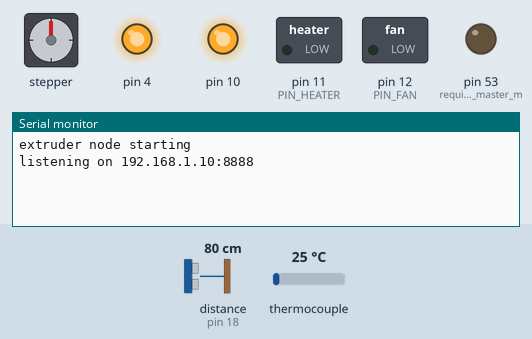
A sketch run on a simulated Arduino Mega 2560, built with avr-gcc and run on an emulated ATmega2560. On the bench: stepper motor, switched loads named in the sketch (green lamp = pin HIGH), output pins drawn as LEDs (lit = HIGH), the last lines printed to the serial monitor. Wiring (inferred from the names in the program): range finder with pulse-width output: data pin 18; stepper motor driver (200 steps per turn assumed): step pin 5; direction pin 6; enable pin 7. The inputs (shaded band) are chosen by the test bench; at power-on: thermocouple 25 °C, distance to the obstacle (sensor on pin 18) 80 cm. WiFi joins after 1.5 s; servers stay silent unless stated; pins used as bus, display or sensor lines are not drawn.

Above: at 1.2 s.
1.3 s: thermocouple set to 47 °C
At 2.8 s:
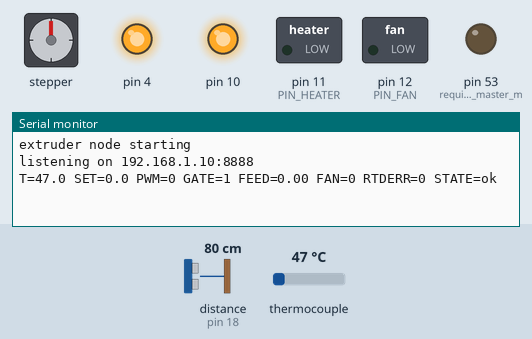
4.3 s: thermocouple set to 55 °C
At 7.1 s:
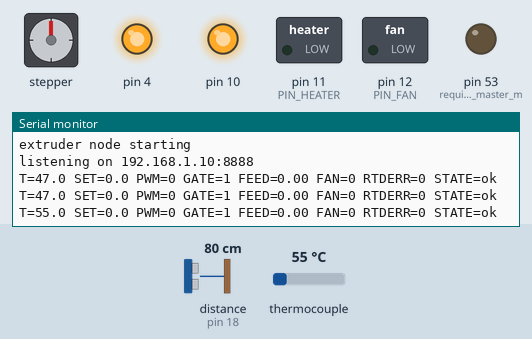

Measured:
- after the input at 1.3 s, the serial monitor: prints a new line after 0.70 s (image 1)
- after the input at 4.3 s, the serial monitor: prints a new line after 1.7 s (image 2)

The sketch:

extruder_node.ino
```cpp
/*
  extruder_node.ino
  Toolhead controller for the 6-axis robotic AM cell.

  Hardware
    Arduino Mega 2560 + W5100 Ethernet shield
    D18  interrupt from PC817 optocoupler   <- IRC5 digital output, extrude gate
    A0   0-5 V from the AO divider          <- IRC5 analog output, extrusion rate
    D5   TMC2209 STEP        D6  DIR        D7  EN   (EN is active LOW)
    D9   MAX31865 CS, SPI shared on 50/51/52
    D11  MOSFET 1 SIG+, heater cartridge
    D12  MOSFET 2 SIG+, part cooling fan

  Pins taken by the shield: 4, 10, 50, 51, 52, 53. Do not reuse.

  Library required: "Adafruit MAX31865" via Library Manager.

  Serial 115200. Same commands over Ethernet on port 8888.
    SET <celsius>   hotend target, e.g. SET 210
    OFF             heater off
    FAN <0-100>     part cooling fan percent
    E <mm>          jog the extruder, e.g. E 100   (used for E-step calibration)
    COLDJOG <mm>    bench test only, turns the motor with NO FILAMENT loaded
    ESTEP <n>       set steps per mm at runtime
    STATUS          one status line
    RESET           clear a latched abort

  V5 (2026-11-01): heater now driven through a NOYITO PC817 opto into the
  HiLetgo MOSFET Control plug (D11 HIGH = heater on, unchanged). A single
  MAX31865 fault read no longer aborts; it must repeat 4 reads in a row.
  STATUS adds RTDERR=<count>/<last fault code>.
*/

#include <SPI.h>
#include <Ethernet.h>
#include <Adafruit_MAX31865.h>

// =====================================================================
//  BENCH MODE SWITCH
// =====================================================================
//  1 = bench testing with a broken or missing RTD.
//        The temperature sensor is ignored entirely.
//        The heater is HARD DISABLED. SET is refused. PWM is forced to 0.
//        tempC is faked at 25 C so the cold-extrude interlock still blocks
//        the automatic gate path and the E command.
//        Only COLDJOG turns the motor. That is the whole point of this mode.
//
//  0 = normal operation. Set this back to 0 the moment the correct
//      MAX31865 board (Adafruit PID 3648, 4300 ohm reference) is fitted.
//      You cannot print in bench mode. The heater will not come on.
// =====================================================================
#define BENCH_NO_RTD 0

// ---------------- pins ----------------
const uint8_t PIN_GATE   = 18;   // hardware interrupt pin. ACTIVE LOW via the PC817.
const uint8_t PIN_RATE   = A0;
const uint8_t PIN_STEP   = 5;
const uint8_t PIN_DIR    = 6;
const uint8_t PIN_EN     = 7;
const uint8_t PIN_MAXCS  = 9;
const uint8_t PIN_HEATER = 11;
const uint8_t PIN_FAN    = 12;

// ---------------- extruder ----------------
// MEASURED 2026-10-18 on the APUS 2, not inherited. Bench method: mark the
// filament past the extruder outlet, measure outlet-to-mark, COLDJOG 50,
// measure again. First pass fed 147 mm for a commanded 50, giving
//   829 * 50 / 147 = 282
// Re-run at 282 fed 50.0 mm for a commanded 50. The 829 it replaced was the
// APUS 1 figure and was out by almost 3x.
// To recalibrate: new = old * commanded / measured. ESTEP sets it at runtime.
float    stepsPerMM     = 282.0;
const float MAX_FEED_MM_S = 10.0;   // what full scale on the analog input means
const float MIN_FEED_MM_S = 0.4;    // below this the timer cannot divide far enough

// Direction. Measured on the bench 2026-10-18: with the coils wired
// black-A2 / orange-A1 / red-B1 / blue-B2, DIR LOW is what feeds filament
// INTO the hotend. Everything above talks in "forward = positive mm" and
// this one flag does the translation, so the robot-driven path, the E
// command and COLDJOG all agree. Flip it if you ever rewire the coils.
const bool DIR_INVERT = true;

inline void setDir(bool forward) {
  digitalWrite(PIN_DIR, (forward != DIR_INVERT) ? HIGH : LOW);
}

// ---------------- PT1000 / MAX31865 ----------------
Adafruit_MAX31865 rtd = Adafruit_MAX31865(PIN_MAXCS);
const float RREF      = 4300.0;   // must match the board marking 4301
const float RNOMINAL  = 1000.0;   // PT1000 at 0 C

// ---------------- limits ----------------
const float    T_TARGET_MAX = 300.0;
const float    T_ABORT      = 320.0;
const float    T_JUMP_ABORT = 25.0;
const float    T_SENSOR_MIN = -20.0;
const float    T_SENSOR_MAX = 450.0;
const float    T_COLD_EXTRUDE = 170.0;   // refuse to step below this
const uint32_t RUNAWAY_MS   = 25000;
const float    RUNAWAY_RISE = 3.0;

// ---------------- PID ----------------
float Kp = 18.0;
float Ki = 1.2;
float Kd = 90.0;
const float I_CLAMP = 120.0;

// ---------------- network ----------------
byte      MAC[]  = { 0xDE, 0xAD, 0xBE, 0xEF, 0xBE, 0x10 };
IPAddress IP(192, 168, 1, 10);
EthernetServer server(8888);

// ---------------- state ----------------
volatile bool  gateOpen   = false;
volatile int32_t stepsLeft = 0;    // for manual jog, -1 means continuous
volatile bool  stepping   = false;

float    target   = 0.0;
float    tempC    = 0.0;
float    tempPrev = 0.0;
float    iTerm    = 0.0;
float    lastErr  = 0.0;
uint8_t  heatPwm  = 0;
uint8_t  fanPwm   = 0;
float    feedNow  = 0.0;
bool     aborted  = false;
char     abortMsg[48] = "";

// V5: one bad RTD read no longer kills the heater. A fault has to repeat on
// RTD_FAULT_LIMIT reads in a row (4 reads = 1 s) before it aborts. A faulted
// read is thrown away and the last good temperature is kept. STATUS shows how
// many were ignored and the last fault code, so a real wiring problem still shows.
const uint8_t RTD_FAULT_LIMIT = 4;
uint8_t  rtdFaultRun   = 0;
uint16_t rtdFaultCount = 0;
uint8_t  rtdLastFault  = 0;

uint32_t lastPid      = 0;
uint32_t lastReport   = 0;
uint32_t lastRate     = 0;
uint32_t runawayStart = 0;
float    runawayRef   = 0.0;

char    inBuf[32];
uint8_t inLen = 0;

// ---------------- step timer (Timer5, CTC) ----------------
// NOT Timer1. On the Mega, pins 11 and 12 are OC1A and OC1B. Putting the step
// period in OCR1A meant every analogWrite() to the heater or the fan silently
// overwrote the step rate, and every step-rate change moved the heater duty.
// Timer5 owns pins 44/45/46, which this board does not use, so the two are
// now independent. Do not move the heater or the fan onto 11/12/13 of Timer1
// without checking this again.
void stepTimerStop() {
  TCCR5B &= ~((1 << CS52) | (1 << CS51) | (1 << CS50));
  stepping = false;
}

void stepTimerStart(float mmPerSec) {
  if (mmPerSec < MIN_FEED_MM_S) { stepTimerStop(); return; }
  float sps = mmPerSec * stepsPerMM;
  uint32_t ocr = (uint32_t)(2000000.0 / sps) - 1;   // 16 MHz / prescaler 8
  if (ocr > 65535) ocr = 65535;
  if (ocr < 40)    ocr = 40;                        // ceiling on step rate
  noInterrupts();
  OCR5A  = (uint16_t)ocr;
  TCNT5  = 0;
  TCCR5B = (1 << WGM52) | (1 << CS51);              // CTC, prescaler 8
  TIMSK5 |= (1 << OCIE5A);
  interrupts();
  stepping = true;
}

ISR(TIMER5_COMPA_vect) {
  if (stepsLeft == 0) return;
  PORTE |= (1 << PE3);            // D5 high
  __asm__ __volatile__("nop\n\tnop\n\tnop\n\tnop\n\t");
  PORTE &= ~(1 << PE3);           // D5 low
  if (stepsLeft > 0) stepsLeft--;
}

// ---------------- gate interrupt ----------------
void onGateChange() {
  // PC817 collector pulls the pin DOWN when the IRC5 output is on, so the
  // gate signal arrives inverted. LOW means extrude.
  gateOpen = (digitalRead(PIN_GATE) == LOW);
}

// ---------------- abort ----------------
void doAbort(const char *why) {
  if (aborted) return;
  aborted = true;
  target = 0.0;
  heatPwm = 0;
  analogWrite(PIN_HEATER, 0);
  stepTimerStop();
  stepsLeft = 0;
  digitalWrite(PIN_EN, HIGH);     // release the motor
  strncpy(abortMsg, why, sizeof(abortMsg) - 1);
  Serial.print(F("ABORT: ")); Serial.println(abortMsg);
}

// ---------------- commands ----------------
void reply(Print &out, const char *s) { out.println(s); }

void statusLine(Print &out) {
  out.print(F("T="));    out.print(tempC, 1);
  out.print(F(" SET=")); out.print(target, 1);
  out.print(F(" PWM=")); out.print(heatPwm);
  out.print(F(" GATE=")); out.print(gateOpen ? 1 : 0);
  out.print(F(" FEED=")); out.print(feedNow, 2);
  out.print(F(" FAN="));  out.print(fanPwm);
  out.print(F(" RTDERR=")); out.print(rtdFaultCount);
  if (rtdFaultCount) { out.print(F("/0x")); out.print(rtdLastFault, HEX); }
#if BENCH_NO_RTD
  out.print(F(" STATE=")); out.println(aborted ? abortMsg : "BENCH heater disabled");
#else
  out.print(F(" STATE=")); out.println(aborted ? abortMsg : "ok");
#endif
}

void handleCommand(char *line, Print &out) {
  while (*line == ' ') line++;
  for (char *p = line; *p; p++) if (*p >= 'a' && *p <= 'z') *p -= 32;

  if (strncmp(line, "SET", 3) == 0) {
#if BENCH_NO_RTD
    reply(out, "ERR bench mode, heater disabled, no temperature sensor");
#else
    float v = atof(line + 3);
    if (aborted)                   { reply(out, "ERR aborted, send RESET"); return; }
    if (v < 0 || v > T_TARGET_MAX) { reply(out, "ERR setpoint out of range"); return; }
    target = v; iTerm = 0.0;
    runawayStart = millis(); runawayRef = tempC;
    reply(out, "OK");
#endif
  }
  else if (strncmp(line, "OFF", 3) == 0) { target = 0.0; iTerm = 0.0; reply(out, "OK"); }
  else if (strncmp(line, "FAN", 3) == 0) {
    int v = atoi(line + 3);
    if (v < 0) v = 0; if (v > 100) v = 100;
    fanPwm = (uint8_t)(v * 255L / 100);
    analogWrite(PIN_FAN, fanPwm);
    reply(out, "OK");
  }
  else if (line[0] == 'E' && line[1] == ' ') {
    if (aborted)               { reply(out, "ERR aborted"); return; }
    if (tempC < T_COLD_EXTRUDE) { reply(out, "ERR cold extrude blocked"); return; }
    float mm = atof(line + 2);
    digitalWrite(PIN_EN, LOW);
    setDir(mm >= 0);
    noInterrupts();
    stepsLeft = (int32_t)(fabs(mm) * stepsPerMM);
    interrupts();
    stepTimerStart(3.0);
    reply(out, "OK");
  }
  else if (strncmp(line, "COLDJOG", 7) == 0) {
    // Bench test only. Turns the motor with the cold-extrude interlock bypassed,
    // so there must be NO FILAMENT loaded. Cold extrusion chews the drive gears.
    if (aborted) { reply(out, "ERR aborted"); return; }
    float mm = atof(line + 7);
    if (fabs(mm) > 50.0) { reply(out, "ERR coldjog limited to 50 mm"); return; }
    digitalWrite(PIN_EN, LOW);
    setDir(mm >= 0);
    noInterrupts();
    stepsLeft = (int32_t)(fabs(mm) * stepsPerMM);
    interrupts();
    stepTimerStart(2.0);
    reply(out, "OK coldjog, no filament should be loaded");
  }
  else if (strncmp(line, "ESTEP", 5) == 0) {
    float v = atof(line + 5);
    if (v > 10 && v < 5000) { stepsPerMM = v; reply(out, "OK"); }
    else reply(out, "ERR out of range");
  }
  else if (strncmp(line, "STATUS", 6) == 0) statusLine(out);
  else if (strncmp(line, "RESET", 5) == 0)  { aborted = false; abortMsg[0] = 0; iTerm = 0.0; rtdFaultRun = 0; reply(out, "OK"); }
  else reply(out, "ERR unknown");
}

// ---------------- setup ----------------
void setup() {
  pinMode(PIN_STEP, OUTPUT);   digitalWrite(PIN_STEP, LOW);
  pinMode(PIN_DIR, OUTPUT);    setDir(true);
  pinMode(PIN_EN, OUTPUT);     digitalWrite(PIN_EN, HIGH);   // disabled at boot
  pinMode(PIN_HEATER, OUTPUT); analogWrite(PIN_HEATER, 0);
  pinMode(PIN_FAN, OUTPUT);    analogWrite(PIN_FAN, 0);
  pinMode(PIN_GATE, INPUT_PULLUP);   // no external pull-up fitted
  pinMode(53, OUTPUT);              // required for SPI master mode on the Mega
  pinMode(10, OUTPUT); digitalWrite(10, HIGH);   // W5100 CS idle high
  pinMode(4,  OUTPUT); digitalWrite(4,  HIGH);   // shield SD card CS idle high

  Serial.begin(115200);
  Serial.println(F("extruder node starting"));
#if BENCH_NO_RTD
  Serial.println(F("*****************************************************"));
  Serial.println(F("*  BENCH MODE. RTD IGNORED. HEATER HARD DISABLED.   *"));
  Serial.println(F("*  Motor test only, via COLDJOG. NO FILAMENT.       *"));
  Serial.println(F("*  Set BENCH_NO_RTD back to 0 before any printing.  *"));
  Serial.println(F("*****************************************************"));
#endif

  rtd.begin(MAX31865_2WIRE);

  TCCR5A = 0; TCCR5B = 0; TIMSK5 = 0;
  attachInterrupt(digitalPinToInterrupt(PIN_GATE), onGateChange, CHANGE);

  Ethernet.begin(MAC, IP);
  server.begin();
  Serial.print(F("listening on ")); Serial.print(Ethernet.localIP()); Serial.println(F(":8888"));

#if BENCH_NO_RTD
  tempC = 25.0;                 // fake, keeps the cold-extrude interlock armed
#else
  tempC = rtd.temperature(RNOMINAL, RREF);
  if (isnan(tempC)) tempC = 20.0;
#endif
  tempPrev = tempC;
  lastPid = millis();
}

// ---------------- loop ----------------
void loop() {
  uint32_t now = millis();

  // --- temperature + PID at 4 Hz ---
  if (now - lastPid >= 250) {
    float dt = (now - lastPid) / 1000.0;
    lastPid = now;

#if BENCH_NO_RTD
    // Sensor ignored completely. Hold a fake 25 C so the cold-extrude
    // interlock stays armed and only COLDJOG can turn the motor.
    rtd.clearFault();
    tempC = 25.0; tempPrev = 25.0; target = 0.0;
#else
    float t = rtd.temperature(RNOMINAL, RREF);
    uint8_t fault = rtd.readFault();
    if (fault) {
      rtd.clearFault();
      rtdLastFault = fault;
      if (rtdFaultCount < 65535) rtdFaultCount++;
      if (++rtdFaultRun >= RTD_FAULT_LIMIT) {
        char m[40];
        snprintf(m, sizeof(m), "RTD fault 0x%02X", fault);
        doAbort(m);
      }
      // faulted read is not trusted: keep the last good tempC
    } else {
      rtdFaultRun = 0;
      if (isnan(t) || t < T_SENSOR_MIN || t > T_SENSOR_MAX) doAbort("sensor out of range");
      else {
        if (fabs(t - tempPrev) > T_JUMP_ABORT) doAbort("temperature jump");
        tempPrev = t; tempC = t;
      }
    }

    if (tempC > T_ABORT) doAbort("over temperature");
#endif

    if (!aborted && target > 0 && heatPwm > 200) {
      if (now - runawayStart > RUNAWAY_MS) {
        if (tempC - runawayRef < RUNAWAY_RISE) doAbort("no rise under full drive");
        runawayStart = now; runawayRef = tempC;
      }
    } else { runawayStart = now; runawayRef = tempC; }

    if (aborted || target <= 0.0) { heatPwm = 0; iTerm = 0.0; }
    else {
      float err = target - tempC;
      iTerm += Ki * err * dt;
      if (iTerm > I_CLAMP) iTerm = I_CLAMP;
      if (iTerm < 0)       iTerm = 0;
      float dTerm = Kd * (err - lastErr) / dt;
      lastErr = err;
      float out = Kp * err + iTerm + dTerm;
      if (out < 0)   out = 0;
      if (out > 255) out = 255;
      heatPwm = (uint8_t)out;
    }
#if BENCH_NO_RTD
    heatPwm = 0;                       // belt and braces, never drive the heater
#endif
    analogWrite(PIN_HEATER, heatPwm);
  }

  // --- extrusion gate + rate at 50 Hz ---
  if (now - lastRate >= 20) {
    lastRate = now;
    bool manualJog;
    noInterrupts(); manualJog = (stepsLeft > 0); interrupts();

    if (!manualJog) {
      if (aborted || !gateOpen || tempC < T_COLD_EXTRUDE) {
        stepTimerStop();
        noInterrupts(); stepsLeft = 0; interrupts();
        digitalWrite(PIN_EN, HIGH);
        feedNow = 0.0;
      } else {
        int raw = analogRead(PIN_RATE);
        feedNow = (raw / 1023.0) * MAX_FEED_MM_S;
        digitalWrite(PIN_EN, LOW);
        setDir(true);
        noInterrupts(); stepsLeft = -1; interrupts();   // continuous
        stepTimerStart(feedNow);
      }
    } else {
      int32_t remaining;
      noInterrupts(); remaining = stepsLeft; interrupts();
      if (remaining == 0) { stepTimerStop(); digitalWrite(PIN_EN, HIGH); }
    }
  }

  // --- serial ---
  while (Serial.available()) {
    char c = Serial.read();
    if (c == '\n' || c == '\r') { if (inLen) { inBuf[inLen] = 0; handleCommand(inBuf, Serial); inLen = 0; } }
    else if (inLen < sizeof(inBuf) - 1) inBuf[inLen++] = c;
  }

  // --- ethernet ---
  EthernetClient client = server.available();
  if (client) {
    char buf[32]; uint8_t n = 0; uint32_t t0 = millis();
    while (client.connected() && millis() - t0 < 200) {
      while (client.available()) {
        char c = client.read();
        if (c == '\n' || c == '\r') { if (n) { buf[n] = 0; handleCommand(buf, client); n = 0; } }
        else if (n < sizeof(buf) - 1) buf[n++] = c;
        t0 = millis();
      }
    }
    client.stop();
  }

  if (now - lastReport >= 2000) { lastReport = now; statusLine(Serial); }
}
```
